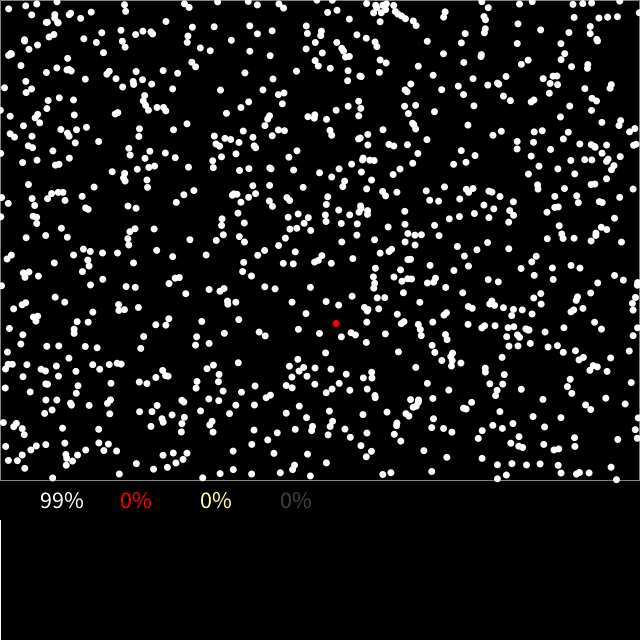
Frame 1 (no input)
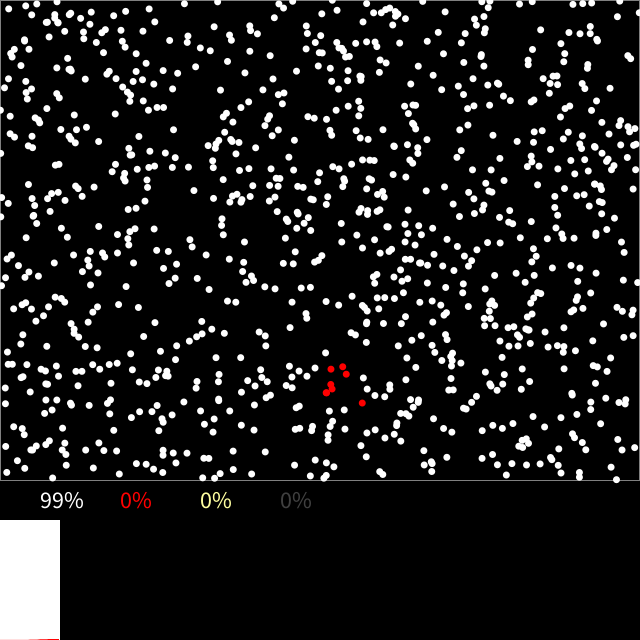
Frame 60 (the mouse pressed at the canvas centre just before this capture)
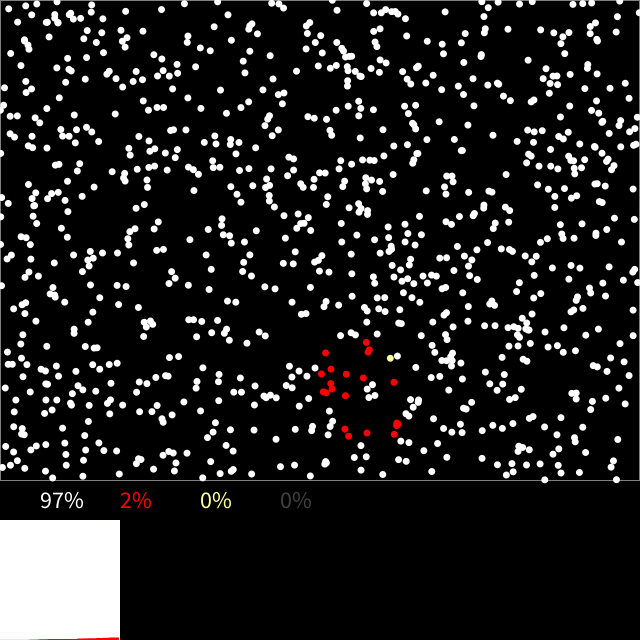
Frame 120 (the mouse held since frame 60 and released just before this capture)

The Processing sketch that drew these frames (run headless with seeded random() and noise(); from frame 60 on, the mouse is pressed at the canvas centre):

// Processing sketch: BouncyBallsEpidemics
// ── BouncyBallsEpidemics.pde
/* A simple model of epidemics, inspired by a post by Harry Stevens in the Washington Post on March 14, 2020,
   https://www.washingtonpost.com/graphics/2020/world/corona-simulator/
*/

/* Colors of sick, healthy, immune and dead balls. */
color SICK_COLOR = #FF0000;
color HEALTHY_COLOR = #FFFFFF;
color IMMUNE_COLOR = #FFFFA0;
color DEAD_COLOR = #404040;

int totalWidth = 640; /* total width */
int totalHeight = 640; /* total height */

int gapHeight = totalHeight / 16; /* the gap for numbers display */
int barHeight = gapHeight * 3; /* the height of the histogram */

int arenaWidth = totalHeight;
int arenaHeight = totalHeight - gapHeight - barHeight ;

int population = 1000;
float socialDistance = 0.7;
Ball[] balls = new Ball[population];
int sickTime = 100; /* how long a ball is sick */
float mortality = 0.05;

/* status */
int DEAD = -2;
int HEALTHY = -1;
int IMMUNE = 0;
/* positive values are time-to-still-be-sick */

/* statistics */
int timeSlice = 0;
int maxTime = sickTime * 30;
int[] healthyStat = new int[maxTime];
int[] immuneStat = new int[maxTime];
int[] sickStat = new int[maxTime];
int[] deadStat = new int[maxTime];
boolean finished = false;

void computeStats() {
  int im = 0;
  int si = 0;
  int de = 0;
  int he = 0;
  for (int i = 0; i < population; i++) {
    if (balls[i].isImmune()) { im++; }
    else if (balls[i].isDead()) { de++; }
    else if (balls[i].isSick()) { si++; }
    else { he++; }
  }
  immuneStat[timeSlice] = im;
  sickStat[timeSlice] = si;
  deadStat[timeSlice] = de;
  healthyStat[timeSlice] = he;
  finished = (timeSlice >= maxTime-1) || (si == 0);
  timeSlice++;
}

void displayStats() {
  float x0 = 0.0 ;
  float x1 = min(timeSlice, arenaWidth);
  float dx = (x1 - x0) / timeSlice; 
  float y0 = arenaHeight + gapHeight;
  float y1 = y0 + barHeight;
  float dy = (y1 - y0) / population;
  /* numbers */
  int indentText = arenaWidth / 8 ;
  textSize(gapHeight * 0.6);
  fill(HEALTHY_COLOR);
  text(str(round(100*healthyStat[timeSlice-1]/population)) + "%", gapHeight, arenaHeight + 0.7 * gapHeight);  
  fill(SICK_COLOR);
  text(str(round(100*sickStat[timeSlice-1]/population)) + "%", gapHeight + indentText, arenaHeight + 0.7 * gapHeight);
  fill(IMMUNE_COLOR);
  text(str(round(100*immuneStat[timeSlice-1]/population)) + "%", gapHeight + 2*indentText, arenaHeight + 0.7 * gapHeight);
  fill(DEAD_COLOR);
  text(str(round(100*deadStat[timeSlice-1]/population)) + "%", gapHeight + 3*indentText, arenaHeight + 0.7 * gapHeight);
  
  /* the bars */
  noStroke();
  /* healthy balls */
  fill(HEALTHY_COLOR);
  rect(x0, y0, x1 - x0, barHeight); 
  /* dead balls */
  fill(DEAD_COLOR);
  beginShape();
  vertex(x1, y1);
  vertex(x0, y1);
  for (int t = 0; t < timeSlice; t++) {
    vertex(x0 + t * dx, y1 - deadStat[t] * dy);
  }
  endShape(CLOSE);
  /* sick balls */
  fill(SICK_COLOR);
  beginShape();
  for (int t = 0; t < timeSlice; t++) {
    vertex(x0 + t * dx, y1 - deadStat[t] * dy);
  }
  for (int t = timeSlice-1; t >= 0; t--) {
    vertex(x0 + t* dx, y1 - (sickStat[t] + deadStat[t]) * dy);
  }
  endShape(CLOSE);
  /* immune balls */
  fill(IMMUNE_COLOR);
  beginShape();
  vertex(x1, y0);
  vertex(x0, y0);
  for (int t = 0; t < timeSlice; t++) {
    vertex(x0 + t * dx, y0 + immuneStat[t] * dy);
  }
  endShape(CLOSE);
}

void setup() {
  size(640, 640); /* must be totalWidth, totalHeight */
  for (int i = 0; i < population; i++) {
    balls[i] = new Ball(random(arenaWidth), random(arenaHeight), random(0, 2 * PI), (i <= population * socialDistance), i, balls);
  }
  balls[population-1].status = sickTime;
  noStroke();
  fill(255, 204);
}

void draw() {
  if (!finished) {
  background(0);
  stroke(#808080);
  fill(#000000);
  rect(0, 0, arenaWidth-1, arenaHeight);
  noStroke();
  for (Ball ball : balls) {
    ball.collide();
    ball.move();
  }
  for (Ball b : balls) {
    if (b.isDead()) { b.display(); }
  }
  for (Ball b : balls) {
    if (!b.isDead()) { b.display(); }
  }
  computeStats();
  displayStats();
  }
}

class Ball {  
  boolean fixed;
  int status = HEALTHY ;
  float x, y;
  float diameter;
  float velocity = 1.5 ;
  float direction = 0;
  int id;
  Ball[] others;
 
  Ball(float xin, float yin, float din, boolean fin, int idin, Ball[] oin) {
    x = xin;
    y = yin;
    direction = din;
    diameter = (arenaWidth + arenaHeight) / 150;
    fixed = fin;
    id = idin;
    others = oin;
  } 
  
  boolean isHealthy() { return (status == HEALTHY); }
  boolean isImmune() { return (status == IMMUNE); }
  boolean isDead() { return (status == DEAD); }
  boolean isSick() { return (status > 0) ; }

  /* interact with a ball whose status is s. */
  void contactWith(int s) {
    if (isHealthy() && (s > 0)) { status =  sickTime; }
  }

  color statusColor() {
    if (isHealthy()) { return HEALTHY_COLOR; }
    else if (isImmune()) { return IMMUNE_COLOR; }
    else if (isDead()) { return DEAD_COLOR; }
    else { return SICK_COLOR; }
  }
  
  void collide() {
    if (!isDead()) {
      for (int i = 0; i < id; i++) {
        if (others[i].isDead()) { continue; }
        float dx = others[i].x - x;
        float dy = others[i].y - y;
        float distance2 = dx*dx + dy*dy;
        if (distance2 < diameter * diameter) {
          int s = status;
          contactWith(others[i].status);
          others[i].contactWith(s);
          direction = random(0, 2 * PI);
          others[i].direction = random(0, 2 * PI);
        }
      }
    }
  }
  
  void move() {
    if (isSick()) {
      status--;
      if (status == 0) {
        status = (mortality < random(1.0)) ? IMMUNE : DEAD;
      }
    }
    if (!fixed && !isDead()) {
      x = (x + velocity * cos(direction) + arenaWidth) % arenaWidth ;
      y = (y + velocity * sin(direction) + arenaHeight) % arenaHeight ;
    }
  }
  
  void display() {
    fill(statusColor());
    ellipse(x, y, diameter, diameter);
  }
}
